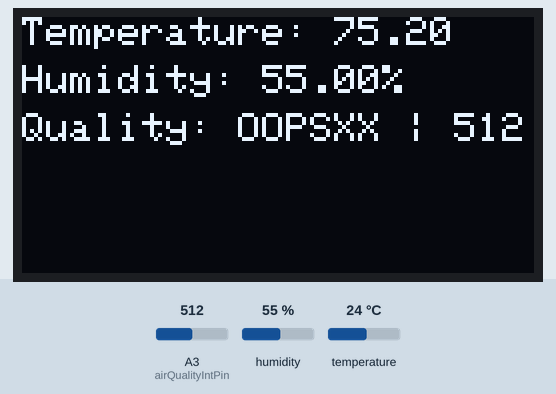
Simulated run of this sketch. Board: Arduino Uno, built with avr-gcc and run on an emulated ATmega328P. Shown: 128×64 one-colour display. Inputs (shaded band) come from the test bench; at power-on: humidity 55 %, A3 (airQualityIntPin) = 512, temperature 24 °C.

Above: at 4.7 s.
4.8 s: humidity set to 22 %
At 6.5 s:
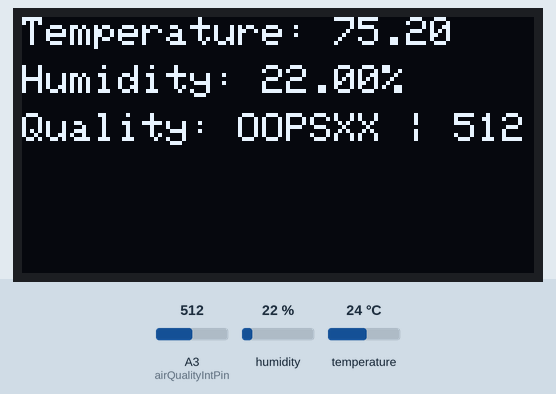
7.8 s: A3 (airQualityIntPin) set to 359
At 8.9 s:
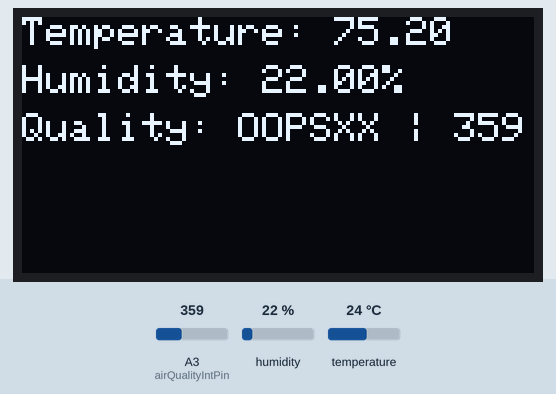
10.8 s: A3 (airQualityIntPin) set to 334
At 13.5 s:
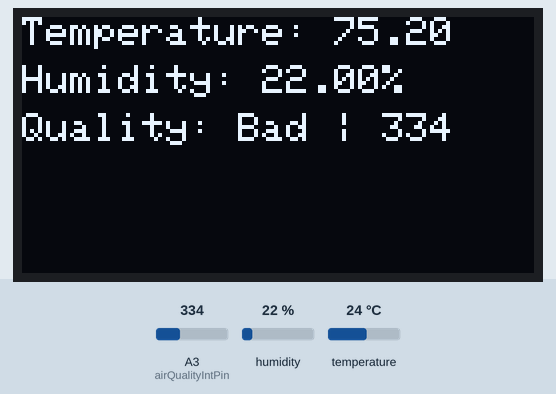
13.8 s: A3 (airQualityIntPin) set to 262
At 14.9 s:
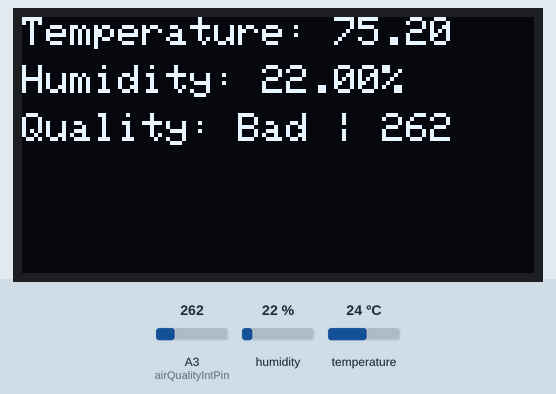
16.8 s: A3 (airQualityIntPin) set to 234
At 19.7 s:
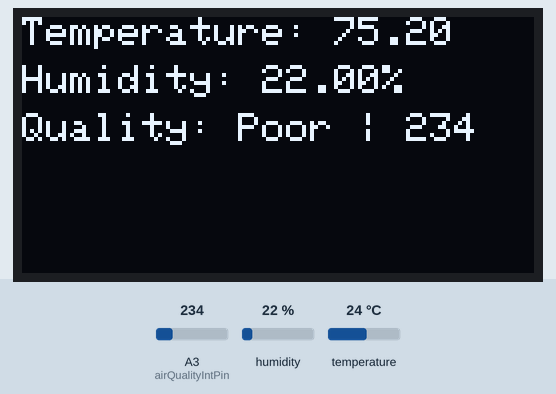
20.0 s: A3 (airQualityIntPin) set to 202
At 20.9 s:
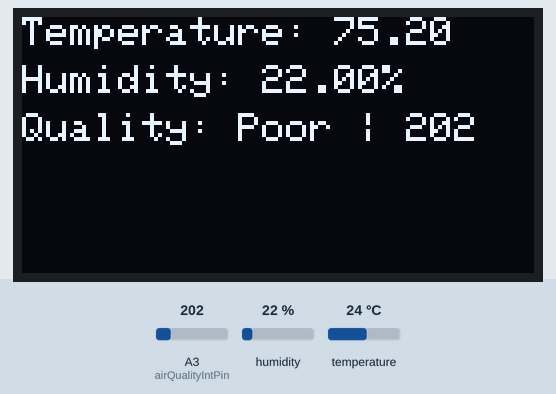
23.0 s: A3 (airQualityIntPin) set to 180
Timing chart, 0 to 26.0 s (numbered marks = the images above; inputs shaded):
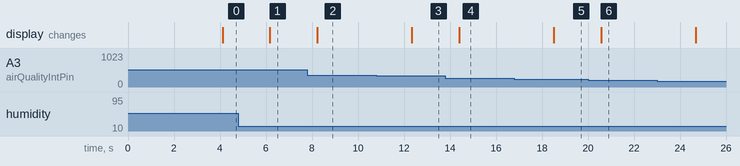

The sketch:

Air_Monitor_Code.ino
```cpp
#include <DHT.h>
#include <Wire.h>
#include <Adafruit_GFX.h>
#include <Adafruit_SSD1306.h>
#define DHTPIN 6         // Digital pin connected to the DHT sensor
#define DHTTYPE DHT11     // DHT 11 sensor type
DHT dht(DHTPIN, DHTTYPE);
#define OLED_RESET 4
Adafruit_SSD1306 display(OLED_RESET); //OLED Wire SDA to A4 and SCL to A5
String airQualityString ="No Reading";
const int airQualityIntPin = A3; // Air Quality Sensor Pin

void setup() {

  Serial.begin(9600);
  dht.begin();
  // Initialize the OLED display
  display.begin(SSD1306_SWITCHCAPVCC, 0x3C);
  display.clearDisplay();
  display.setTextSize(1);
  display.setTextColor(SSD1306_WHITE);
  display.setCursor(0, 0);
  display.println("Reading...");
  display.display();
  delay(2000);
  display.clearDisplay();
}

void loop() {

  delay(2000);  // Wait for 2 seconds between measurements

  float temperatureC = dht.readTemperature();  // Read temperature in Celsius
  float humidity = dht.readHumidity();        // Read humidity in percent
  int airQualityInt = analogRead(airQualityIntPin);
  // Check if any reads failed and exit if so
  if (isnan(temperatureC) || isnan(humidity)) {
    Serial.println("Failed to read from DHT Temp sensor!");
    display.clearDisplay();
    display.setCursor(0, 0);
    display.print("Temperature Error");
    display.display();
    return;
  }
  if (isnan(airQualityInt)) {
    Serial.println("Failed to read from Air Quality sensor!");
    display.clearDisplay();
    display.setCursor(0, 0);
    display.print("Air Quality Error");
    display.display();
    return;
  }
  else{
    if(airQualityInt<190) {
      airQualityString = "Good";
    }
    else if(airQualityInt>189 && airQualityInt<250) {
      airQualityString = "Poor";
    }
    else if(airQualityInt>249 && airQualityInt<350) {
      airQualityString = "Bad";
    }
    else {airQualityString = "OOPSXX";}
  }

  // Convert Celsius to Fahrenheit
  float temperatureF = (temperatureC * 9.0 / 5.0) + 32.0;

   // Update OLED display with current LED and score
  display.clearDisplay();
  display.setCursor(0, 0);
  display.print("Temperature: ");
  display.println(temperatureF);

  display.setCursor(0, 12);
  display.print("Humidity: ");
  display.print(humidity);
  display.print("%");

  display.setCursor(0, 24);
  display.print("Quality: ");
  display.print(airQualityString);
  display.print(" | ");
  display.print(airQualityInt);
  display.display();

}
```

Measured:
- the behaviour switches between 350 and 349 on A3 (airQualityIntPin) (found by bisection; images 2 and 3)
- the behaviour switches between 250 and 249 on A3 (airQualityIntPin) (found by bisection; images 4 and 5)
- after the input at 4.8 s, the display: changes after 1.4 s (image 1)
- after the input at 7.8 s, the display: changes after 0.43 s (image 2)
- after the input at 10.8 s, the display: changes after 1.5 s (image 3)
- after the input at 13.8 s, the display: changes after 0.60 s (image 4)
- after the input at 16.8 s, the display: changes after 1.7 s (image 5)
- after the input at 20.0 s, the display: changes after 0.57 s (image 6)
